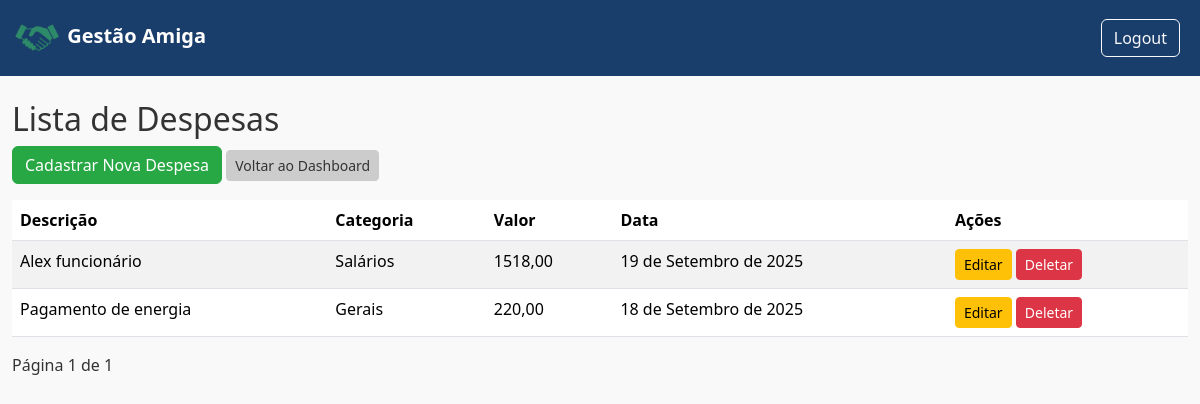
/1despesas/ (signed in), run on the app's committed database.
### gestao/models.py (models this page shows, shortened)
class Despesa(models.Model):
    loja = models.ForeignKey(Loja, on_delete=models.CASCADE)
    descricao = models.CharField(max_length=255)
    valor = models.DecimalField(max_digits=10, decimal_places=2)
    data = models.DateField(auto_now_add=True)
    categoria = models.CharField(max_length=100, blank=True, null=True)
    observacoes = models.TextField(blank=True, null=True)

### gestao/views.py (the view)
# urls.py: path('<int:loja_id>despesas/', views.lista_despesas, name='lista_despesas'),
@login_required
def lista_despesas(request, loja_id):
    loja = get_object_or_404(Loja, id=loja_id)
    despesas = Despesa.objects.filter(loja=loja).order_by('-id')
    paginator = Paginator(despesas, 10)
    page_number = request.GET.get('page')
    page_obj = paginator.get_page(page_number)
    return render(request, 'financeiro/lista_despesas.html', {'despesas': page_obj, 'loja': loja, 'page_obj': page_obj})

### templates/financeiro/lista_despesas.html (shortened to what this page needs)
{% extends 'base.html' %}
{% block content %}
<h2>Lista de Despesas</h2>
<a href="{% url 'cadastrar_despesa' loja.id %}" class="btn btn-primary">Cadastrar Nova Despesa</a>
<a href="{% url 'dashboard_loja' loja.id %}" class="btn btn-secondary btn-sm">Voltar ao Dashboard</a>
<div class="table-responsive mt-3">
<table class="table table-striped">
    <thead>
        <tr>
            <th>Descrição</th>
            <th>Categoria</th>
            <th>Valor</th>
            <th>Data</th>
            <th>Ações</th>
        </tr>
    </thead>
    <tbody>
        {% for despesa in page_obj %}
        <tr>
            <td>{{ despesa.descricao }}</td>
            <td>{{ despesa.categoria }}</td>
            <td>{{ despesa.valor }}</td>
            <td>{{ despesa.data }}</td>
            <td>
                <a href="{% url 'editar_despesa' loja_id=despesa.loja.id id=despesa.id %}" class="btn btn-warning btn-sm">Editar</a>
                <a href="{% url 'deletar_despesa' loja_id=despesa.loja.id id=despesa.id %}" class="btn btn-danger btn-sm">Deletar</a>
            </td>
        </tr>
        {% empty %}
        <tr>
            <td colspan="6">Nenhuma despesa cadastrada</td>
        </tr>
        {% endfor %}
    </tbody>
</table>
</div>
<div class="pagination">
    <span>Página {{ page_obj.number }} de {{ page_obj.paginator.num_pages }}</span>
</div>
{% endblock %}

### static/css/estilo.css (style rules this page uses)
:root { --cor-fundo: #f9f9f9; --cor-primaria: #1a3e6b; --cor-secundaria: #28a745; --cor-texto: #333333; --cor-borda: #e0e0e0; }
body { background-color: var(--cor-fundo); color: var(--cor-texto); }
.btn-primary { background-color: var(--cor-secundaria); border-color: var(--cor-secundaria); color: white; }
.btn-secondary { background-color: #cccccc; border-color: #cccccc; color: #333333; }
.btn-danger { background-color: #dc3545; border-color: #dc3545; color: #fff; }

### data on the page
Despesa: descricao "Alex funcionário", categoria "Salários", valor "1518,00", data "19 de Setembro de 2025"
Despesa: descricao "Pagamento de energia", categoria "Gerais", valor "220,00", data "18 de Setembro de 2025"

### other printed values
{{ page_obj.number }} "1"
{{ page_obj.paginator.num_pages }} "1"
